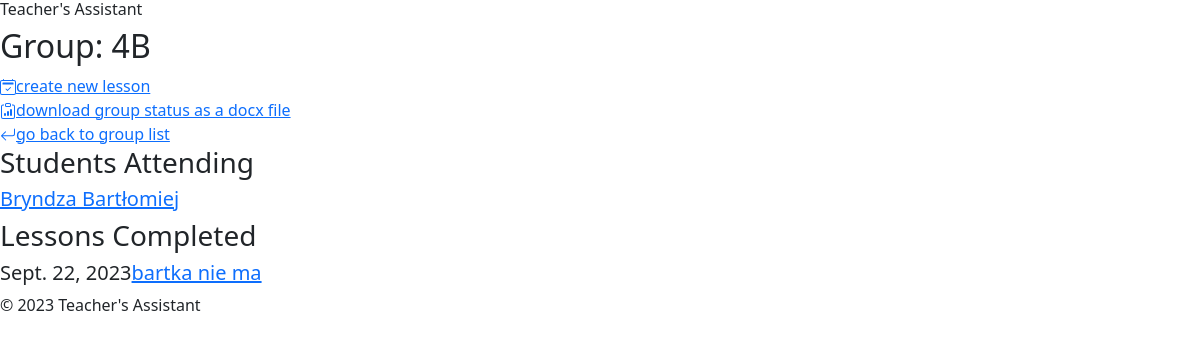
Page /groups/4B/ on the committed database.
### groups/models.py (models this page shows, shortened)
class Group(ms.Model):
    level = ms.CharField(max_length=2, help_text="The level of the group from 0-8, with a letter for different groups of the same lvl  (e.g., '7B').")

class Student(ms.Model):
    name = ms.CharField(max_length=20, help_text="The student's first name.")
    surname = ms.CharField(max_length=20, help_text="The student's last name.")
    group = ms.ForeignKey(Group, on_delete=ms.CASCADE, help_text="The group to which the student belongs.")
    def __str__(self):
        return f"{self.surname} {self.name}"

class Lesson(ms.Model):
    date = ms.DateField(default=timezone.now)
    subject = ms.CharField(max_length=50, help_text="The subject of the lesson.")
    group = ms.ForeignKey(Group, on_delete=ms.CASCADE, help_text="The group that participated in the lesson.")
    students_present = ms.ManyToManyField(Student, blank=True, related_name='lessons_present')
    students_absent = ms.ManyToManyField(Student, blank=True, related_name='lessons_absent')

### groups/views.py (the view)
# urls.py: path('<str:lvl>/', views.group_lessons, name='group_lessons'),
def group_lessons(request, lvl):
    group = get_object_or_404(Group, level=lvl)
    lessons = Lesson.objects.filter(group=group).order_by('-date')
    students_in = Student.objects.filter(group=group).order_by('surname')
    return render(request, 'groups/group_lessons.html', {'group':group, 'lessons':lessons, 'students_in':students_in})

### templates/groups/group_lessons.html
{% extends 'groups/base.html' %}
{% block content %}
<h2>Group: {{group.level}}</h2>
<a href="{% url 'new_lesson' lvl=group.level %}">
                    {% include './icons/calendar2-check.svg' %}create new lesson</a>
<br>
<a href="{% url 'get_status' lvl=group.level %}">
		    {% include './icons/clipboard-data.svg' %}download group status as a docx file</a>
<br>
<a href="{% url 'group_list' %}">
	{% include './icons/arrow-return-left.svg' %}go back to group list</a>
<br>
<h3>Students Attending</h3>
{% for student in students_in %}
<h5><a href="{% url 'student_info' lvl=group.level  pk=student.pk %}">{{student}}</a></h5>
{% endfor %}
<h3>Lessons Completed</h3>
{% for lesson in lessons %}
<h5>{{lesson.date}}<a href="{% url 'edit_lesson' lvl=group.level pk=lesson.pk %}">{{lesson.subject}}</a></h5>
{% endfor %}
{% endblock %}

### rows in the picture
Group: level "4B"
Student: surname+name "Bryndza Bartłomiej"
Lesson: date "Sept. 22, 2023", subject "bartka nie ma"
